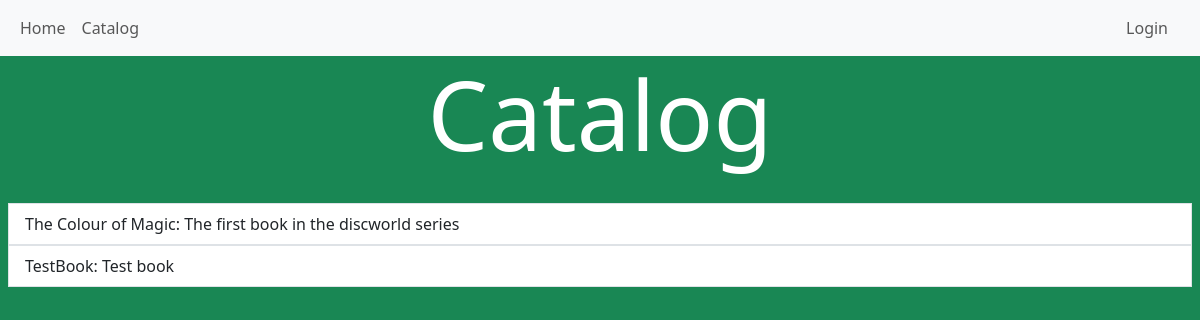
/catalog/books/, run on the app's committed database.
### catalog/models.py (models this page shows, shortened)
class Book(models.Model):
    title=models.CharField(max_length=200)
    isbn=models.CharField('ISBN', max_length=13, unique=True, help_text='13 Character <a href="https://www.isbn-international.org/content/what-isbn'
                                      '">ISBN number</a>')
    author=models.ForeignKey('Author', on_delete=models.RESTRICT, null=True)
    genre = models.ManyToManyField(Genre, help_text="Select a genre for this book")
    summary = models.TextField(max_length=1000, help_text="Enter a brief description of the book")
    number_of_times_checked_out=models.IntegerField(editable=False)
    def get_absolute_url(self):
        return reverse('book-detail', args=[str(self.id)])
    def display_genre(self):
        return ', '.join(genre.name for genre in self.genre.all()[:3])
    display_genre.short_description = 'Genre'

### catalog/views.py (the view)
# urls.py: path('books/', views.BookListView.as_view(), name="books"),
class BookListView(generic.ListView):
    model = Book
    paginate_by = 10

### catalog/templates/catalog/book_list.html (shortened to what this page needs)
{% extends "catalog_base_generic.html" %}  {% block content %}
<h1 class="pb-4">Catalog</h1>
{% if book_list %}
<ul class="list-group px-2">
  {% for book in book_list%}
  <li>
    <a
      class="list-group-item list-group-item-action"
      href="{{ book.get_absolute_url }}"
      >{{book.title}}: {{book.summary}}</a
    >
  </li>
  {% endfor %}
    {% else %}
    <p>No books are available.</p>
    {% endif %} {% endblock %}

### catalog/static/css/main_style.css (style rules this page uses)
h1 { color: white; font-size: 8vw; text-align: center; }

### data on the page
Book: title "The Colour of Magic", summary "The first book in the discworld series"
Book: title "TestBook", summary "Test book"
